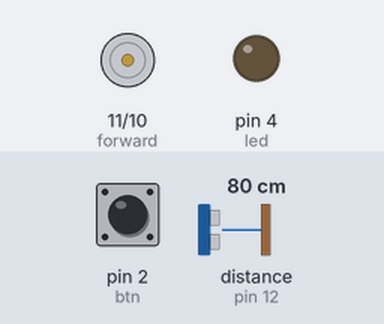
A sketch run on a simulated Arduino Uno, built with avr-gcc and run on an emulated ATmega328P. On the bench: motor-driver pin pairs drawn as motors (green arrow = first pin HIGH = forward, orange = second pin HIGH = backward, longer = more drive), output pins drawn as LEDs (lit = HIGH). The inputs (shaded band) are chosen by the test bench; at power-on: pin 2 (btn) LOW, distance to the obstacle (sensor on pin 12) 80 cm. The echo pulse lasts 58.3 µs per cm; pins used as bus, display or sensor lines are not drawn.

Above: at 1.2 s.
1.3 s: pin 2 (btn) pulled HIGH for 0.15 s
At 2.6 s:
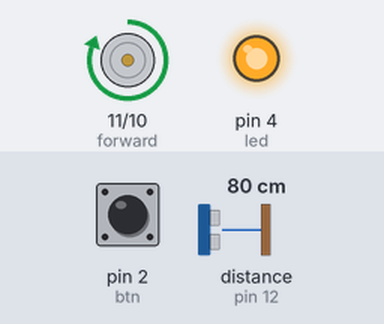
2.9 s: distance to the obstacle (sensor on pin 12) set to 26 cm
4.4 s: distance to the obstacle (sensor on pin 12) set to 23 cm
At 5.4 s:
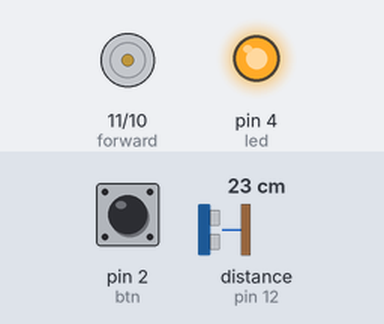
5.9 s: distance to the obstacle (sensor on pin 12) set to 35 cm
At 6.8 s:
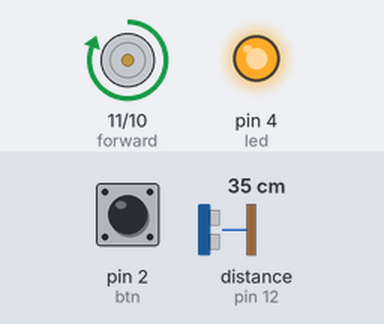
7.4 s: distance to the obstacle (sensor on pin 12) set to 2 cm
At 8.8 s:
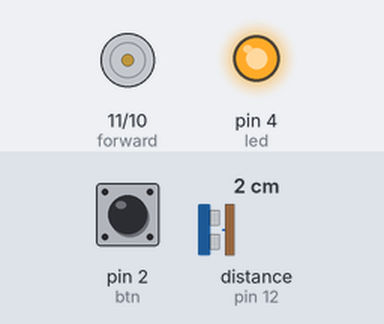
Timing chart, 0 to 9.9 s (numbered marks = the images above; inputs shaded):
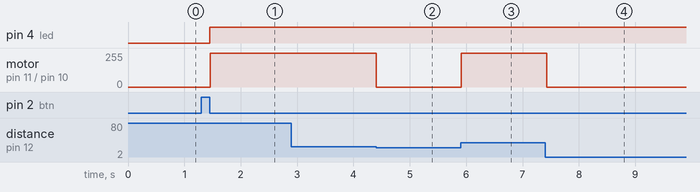

Measured:
- the behaviour switches between 25 and 24 cm on distance to the obstacle (sensor on pin 12) (found by bisection; images 1 and 2)
- after the input at 1.3 s, pin 4 (led): LOW → HIGH after 0.15 s; motor on pin 11 (forward) / pin 10 (backward): stopped → forward 255/255 after 0.16 s
- after the input at 2.9 s, every drawn part: stays the same
- after the input at 4.4 s, motor on pin 11 (forward) / pin 10 (backward): forward 255/255 → stopped at once
- after the input at 5.9 s, motor on pin 11 (forward) / pin 10 (backward): stopped → forward 255/255 at once
- after the input at 7.4 s, motor on pin 11 (forward) / pin 10 (backward): forward 255/255 → stopped at once

The sketch:

sketch_jul06a.ino
```cpp
/*
HC-SR04 Ping distance sensor]
VCC to arduino 5v GND to arduino GND
Echo to Arduino pin 13 Trig to Arduino pin 12
Red POS to Arduino pin 11
Green POS to Arduino pin 10
560 ohm resistor to both LED NEG and GRD power rail
More info at: http://goo.gl/kJ8Gl
Original code improvements to the Ping sketch sourced from Trollmaker.com
Some code and wiring inspired by http://en.wikiversity.org/wiki/User:Dstaub/robotcar
*/

#define trigPin 13
#define echoPin 12
#define forward 11
#define backward 10
#define btn 2
#define led 4

int state = 0;

void setup() {
//  Serial.begin (9600);
  pinMode(trigPin, OUTPUT);
  pinMode(echoPin, INPUT);
  pinMode(forward, OUTPUT);
  pinMode(backward, OUTPUT);
  pinMode(btn, INPUT);
  pinMode(led, OUTPUT);
}

void loop() {
  long duration, distance;
  if(digitalRead(btn) == HIGH)
  {
    state = !state;
    while(digitalRead(btn) == HIGH)
    {
      delay(1);
    }
  }


  if(state != 0)
  {
      digitalWrite(led, HIGH);
      digitalWrite(trigPin, LOW);  // Added this line
      delayMicroseconds(2); // Added this line
      digitalWrite(trigPin, HIGH);
       //  delayMicroseconds(1000); - Removed this line
      delayMicroseconds(10); // Added this line
      digitalWrite(trigPin, LOW);
      duration = pulseIn(echoPin, HIGH);
      distance = (duration/2) / 29.1;
      if (distance < 25) {  // This is where the LED On/Off happens
        digitalWrite(forward,LOW); // When the Red condition is met, the Green LED should turn off
//      digitalWrite(backward,HIGH);
      }
      else if (distance > 22) {
        digitalWrite(forward,HIGH);
//        digitalWrite(backward,LOW);
      }
      else
      {
        digitalWrite(forward,LOW);
        digitalWrite(backward,LOW);
      }
//      if (distance >= 200 || distance <= 0){
//        Serial.println("Out of range");
//      }
//      else {
//        Serial.print(distance);
//        Serial.println(" cm");
//      }

  }
  else
  {
      digitalWrite(trigPin, LOW);
      digitalWrite(backward,LOW);
      digitalWrite(forward,LOW);
      digitalWrite(led,LOW);
  }
  delay(50);

}
```
